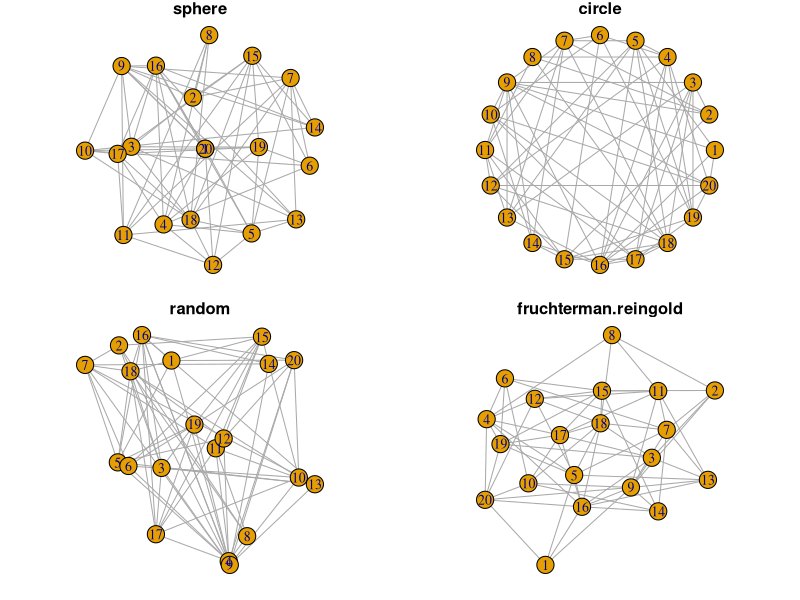

Source code (R): (Note: this script raises an error after producing the figure.)
## ---- chunk 1
knitr::opts_chunk$set( warning=FALSE, message=FALSE)
## ---- chunk 2
# library
library(igraph)
 
# Create data
data <- matrix(sample(0:1, 400, replace=TRUE, prob=c(0.8,0.2)), nrow=20)
network <- graph_from_adjacency_matrix(data , mode='undirected', diag=F )
 
# When ploting, we can use different layouts:
par(mfrow=c(2,2), mar=c(1,1,1,1))
plot(network, layout=layout.sphere, main="sphere")
plot(network, layout=layout.circle, main="circle")
plot(network, layout=layout.random, main="random")
plot(network, layout=layout.fruchterman.reingold, main="fruchterman.reingold")
 
# See the complete list with
# help(layout)
## ---- chunk 3
htmltools::includeHTML("htmlChunkRelatedPartOfWhole.html")
